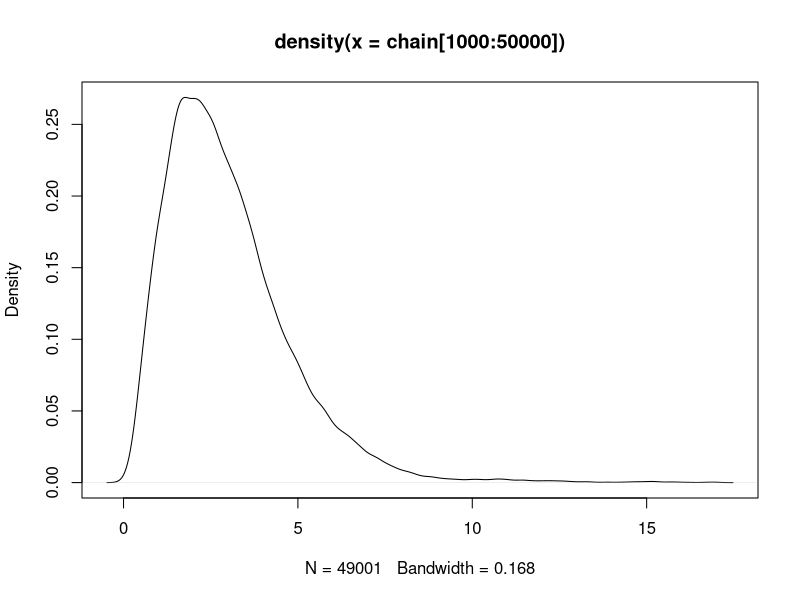
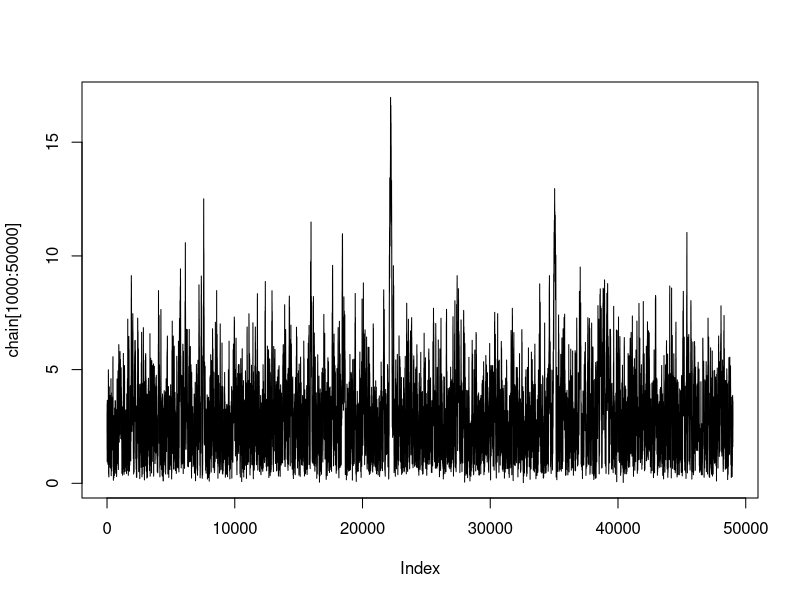
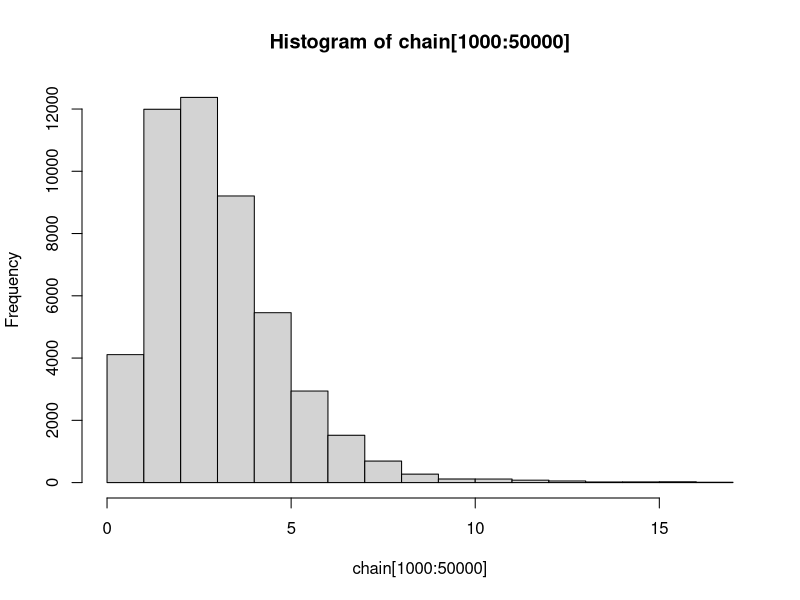
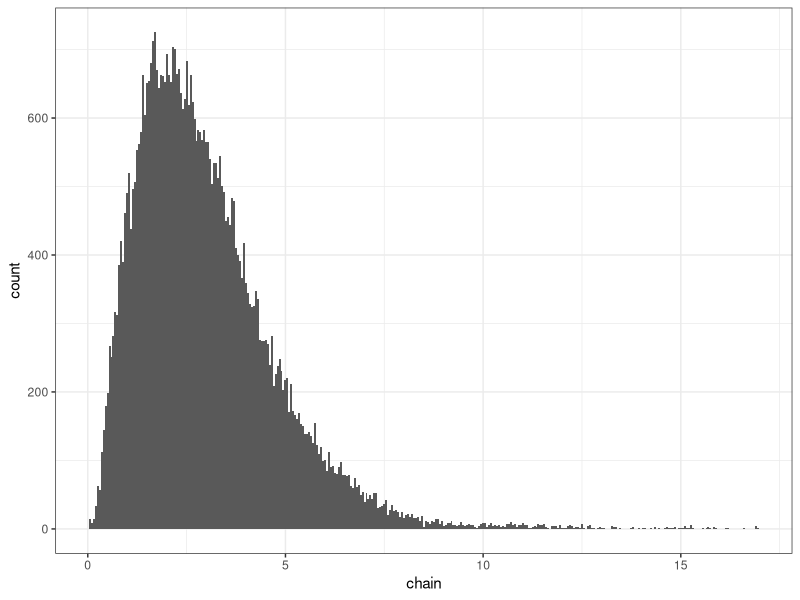

These figures' R source, in order:

library(ggplot2)


### gamma distribution
f = function(x) {
    return(0.5 * x^2 * exp(-x))
}

reps = 50000;

chain = c(3);
for (i in 1:reps) {
    proposal = runif(1, min = chain[i] - 1, max = chain[i] + 1); ## propose y
    
    if (proposal < 0) {
        proposal = chain[i]; ## stay at x
    }
    
    met_ratio = f(proposal) / f(chain[i]); # metropolis ratio
    
    h = min(1, met_ratio); ## acceptance probability
    
    if (runif(1, min = 0, max = 1) < h) {
        chain[i+1] = proposal;
    } else {
        chain[i+1] = chain[i];
    }
}

# plot results 
plot(density(chain[1000:50000]))    # density
plot(chain[1000:50000], type = "l") # markov chain

hist(chain[1000:50000])             # histogram

chain_d = data.frame(chain)
ggplot(chain_d, aes(chain)) + geom_histogram(binwidth = 0.05) + theme_bw()


